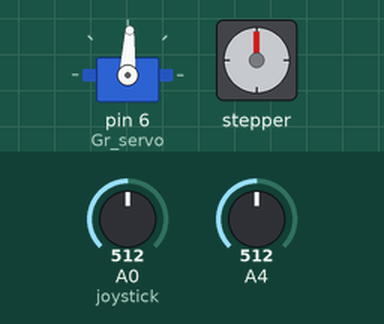
Simulated run of this sketch. Board: Arduino Nano, built with avr-gcc and run on an emulated ATmega328P. Shown: servo, stepper motor. Inputs (shaded band) come from the test bench; at power-on: A4 = 512, A0 (joystick) = 512. Stepper angles assume 2048 steps per turn.

Above: at 1.2 s.
1.3 s: A4 set to 716
At 1.91 s:
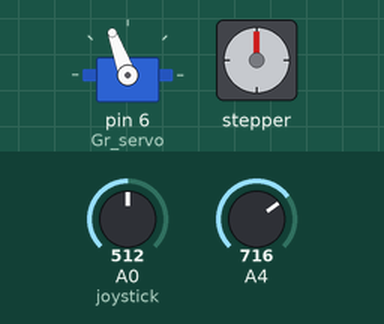
At 3.3 s:
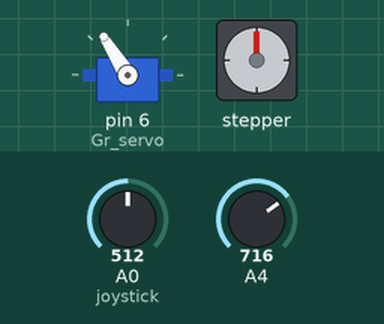
4.3 s: A0 (joystick) set to 290
At 5.38 s:
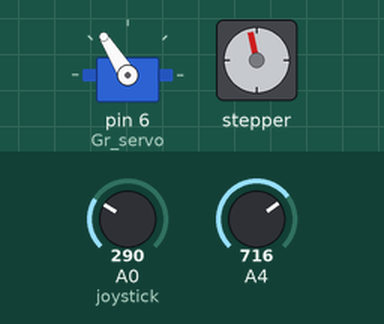
7.3 s: A0 (joystick) set to 122
10.3 s: A0 (joystick) set to 0
Timing chart, 0 to 23.3 s (numbered marks = the images above; inputs shaded):
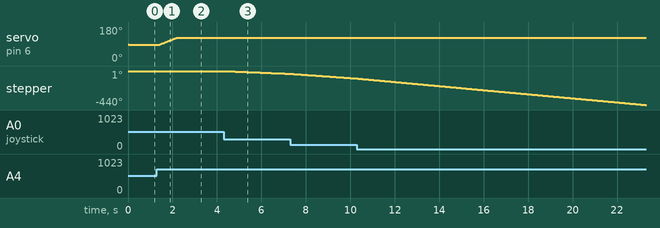

Measured:
- after the input at 1.3 s, servo on pin 6 (Gr_servo): moves from 87° to 122° over 0.74 s, starting after 0.12 s
- after the input at 4.3 s, stepper: keeps turning counter-clockwise at about 12°/s, starting after 0.11 s

The sketch:

Stepper_Servo_V10.ino
```cpp
/* Board NANO
 *  ATmegam328Pm(Old Bootloader
 *
 *  Stepper für MK3
 *  Serieller Monitor > Joy-Poti
 *  INT LED HIGH bei Mittelstellung
 *
 *
 *  KHF 07.11.2020 Servo eingefügt
 *  KHF 06.11. 2020 Stillstand optimiert re/li
 *
 *  Stepper
 *      joystick A0
 *      IN4, IN2, IN3, IN1
 *  PIN 11   10   9    8
 *
 *  Servo
 *  Poti1 = A4
 *  PWM PIN 6
 *
 *  Ver 29.05.2024
 *  KHF
 */
#include <Stepper.h>

#define STEPS 32

// Stepper Anschlüsse
#define IN1 8
#define IN2 10
#define IN3 9
#define IN4 11

// Library initialisieren
Stepper stepper(STEPS, IN4, IN2, IN3, IN1);
 //PINS NANO             11   10   9    8

// Joystick/Poti an NANO A0
#define joystick A0

int LED13 = 13;     // Interne LED


//----------Servo--------------------
#include <VarSpeedServo.h>


VarSpeedServo Gr_servo; //Greifarm

int Poti1 = A4;     //Greifarm
int Greifarm;

//Speed festlegen:
int SPEED_Gr = 30; //30 bei Test

//-----------------------------------

void setup()
{
   Serial.begin(9600);
   Gr_servo.attach(6);   //PWM#6

}

void loop()
{

    //Greifarm

int Poti_Greifen = analogRead(A4);
  //Greifarm
  Greifarm = map(Poti_Greifen, 0, 1023, 0, 175);
  Gr_servo.write(Greifarm, SPEED_Gr);

/*
  Serial.print(Greifarm);
  Serial.println();
*/


// Analogwert einlesen
int val = analogRead(joystick);
// Serial.print(val);
//  Serial.println();

// Wenn Joystick in Mittelstellung = Motor stopp
if( (val > 523) && (val < 500) )
{
digitalWrite(IN1, LOW);
digitalWrite(IN2, LOW);
digitalWrite(IN3, LOW);
digitalWrite(IN4, LOW);
digitalWrite(LED13, HIGH);
}

else
{
// Motor rechts
//while (val >= 523)
while (val >= 723)

{
  digitalWrite(LED13, LOW);
// map Speed zwischen 0 und 500 rpm
int speed_ = map(val, 723, 1023, 5, 500);

// Motor Speed
stepper.setSpeed(speed_);

// Motordrehung = 1 Stepp
stepper.step(1);

val = analogRead(joystick);
// Serial.print(val);
//  Serial.println();
}

// Motor links
while (val <= 300)
{
    digitalWrite(LED13, LOW);
// Speed zwischen 0 und 500 rpm
int speed_ = map(val, 500, 0, 5, 300);
// Set Motor Speed
stepper.setSpeed(speed_);

// Motordrehung = 1 Stepp
stepper.step(-1);
val = analogRead(joystick);
//Serial.print(val);
// Serial.println();
}
}


  delay(200);
}
```
